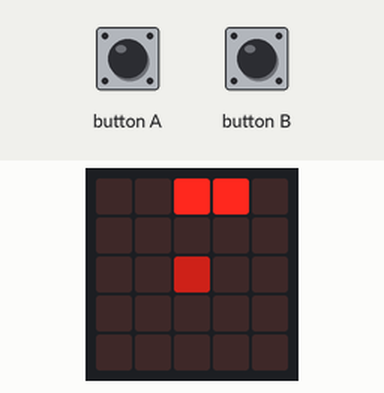
Bench run of a program on a simulated BBC micro:bit running MicroPython. On the bench: the board's 5×5 LED display. The test bench sets the inputs (shaded band). Random numbers come from a fixed seed.

Above: at 1.2 s.
1.3 s: button A pressed for 0.15 s
At 1.8 s:
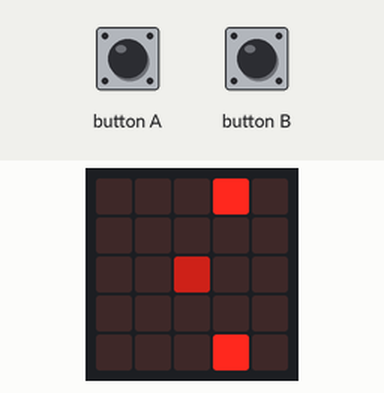
4.4 s: button B pressed for 0.15 s
At 4.9 s:
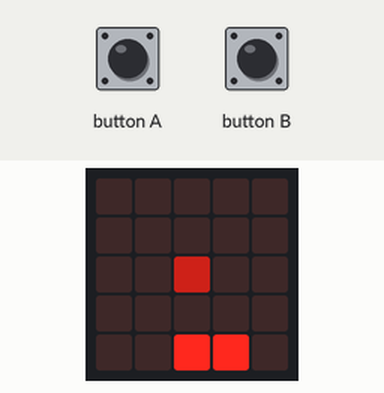
7.5 s: button A pressed for 1 s
At 7.9 s:
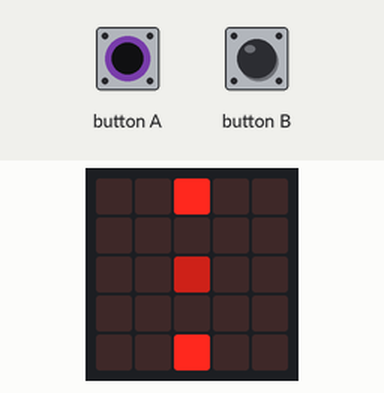
10.5 s: button B pressed for 1 s
At 10.9 s:
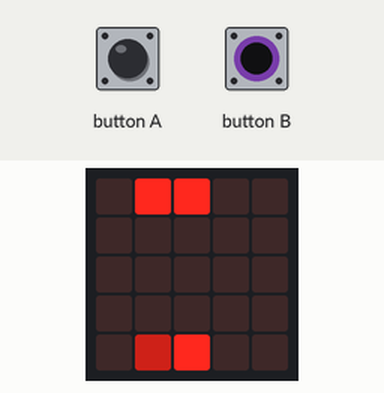
13.5 s: button A pressed for 0.15 s
At 14.0 s:
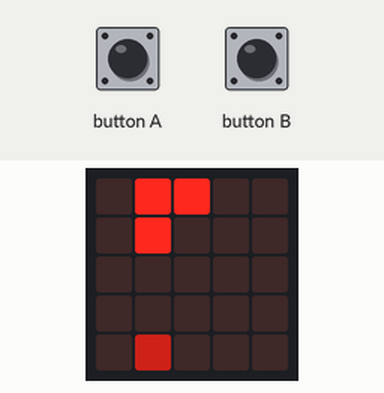
16.6 s: button B pressed for 0.15 s
At 17.0 s:
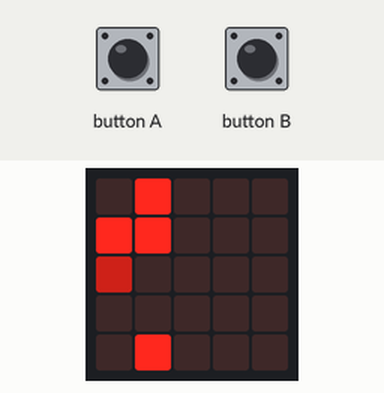
Timing chart, 0 to 19.6 s (numbered marks = the images above; inputs shaded):
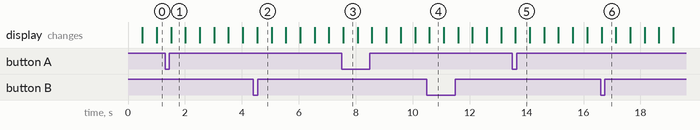

Measured:
- what the display in image 1 shows lasts 0.5 s, from 1.5 s to 2.0 s

The program:

snake.py
```python
# Direction code:
#   px - positive x
#   nx - negative x
#   py - positive y
#   ny - negative y

from microbit import *
from random import randint

snake = [[0, 0]]
snake_length = 2
current_fruit_location = [2,2]

direction = "px"

def reset_game():

    global snake
    global snake_length
    global current_fruit_location
    global direction

    snake = [[0, 0]]
    snake_length = 1
    current_fruit_location = [2,2]
    direction = "px"

def collision_check():

    global snake

    dup_snake = snake[:-1]

    if snake[-1] in dup_snake:

        return True

    return False

def add_fruit():

    global current_fruit_location

    current_fruit_location = [randint(0,4), randint(0,4)]

    while current_fruit_location in snake:

        current_fruit_location = [randint(0,4), randint(0,4)]

    display.clear()

def move_snake():

    global snake
    global snake_length

    if direction == "px":

        snake.append([(snake[-1][0]+1)%5, snake[-1][1]])

    elif direction == "nx":

        snake.append([(snake[-1][0]-1)%5, snake[-1][1]])

    elif direction == "py":

        snake.append([snake[-1][0], (snake[-1][1]+1)%5])

    elif direction == "ny":

        snake.append([snake[-1][0], (snake[-1][1]-1)%5])

    if snake_length < len(snake):

        snake.pop(0)

    if snake[-1] == current_fruit_location:

        snake_length += 1
        add_fruit()

def detect_direction_change():

    global direction

    if button_a.was_pressed():

        if direction == "px":

            direction = "ny"

        elif direction == "ny":

            direction = "nx"

        elif direction == "nx":

            direction = "py"

        elif direction == "py":

            direction = "px"

    if button_b.was_pressed():

        if direction == "px":

            direction = "py"

        elif direction == "py":

            direction = "nx"

        elif direction == "nx":

            direction = "ny"

        elif direction == "ny":

            direction = "nx"

while True:

    display.clear()

    detect_direction_change()
    move_snake()

    for piece in snake:

        display.set_pixel(piece[0], piece[1], 9)

    display.set_pixel(current_fruit_location[0], current_fruit_location[1], 4)

    if collision_check():

        display.clear()
        display.scroll("GAME OVER", wait=True, loop=False)

        reset_game()

    sleep(500)
```
